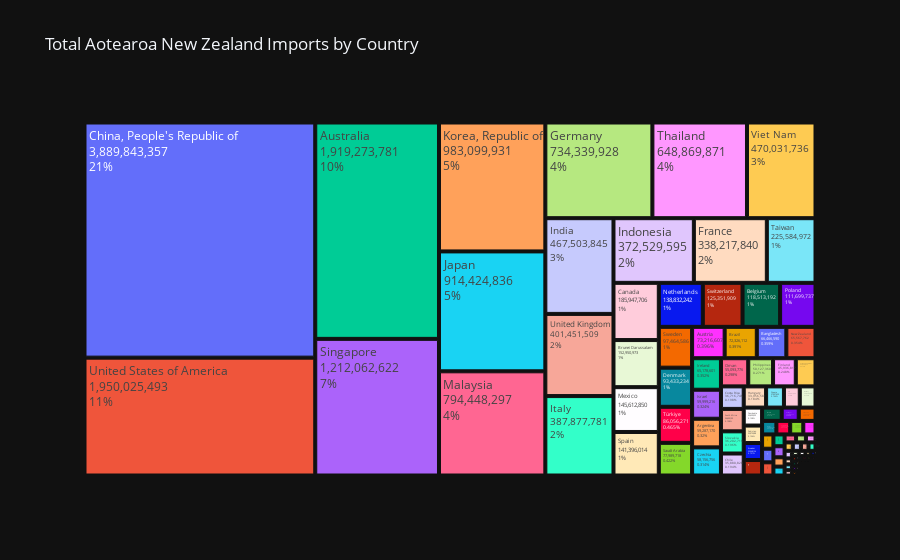

The notebook cell saved with this chart:
### Code cell
# Create tree maps from major trading partners.
# Crate a tree map here.
try:
    fig_tot_imp = px.treemap(
        total_imports,
        path=['country_label'],
        values='value',
        title='Total Aotearoa New Zealand Imports ($, Goods) by Country'
    )
    # Update the trace to display the values inside the blocks
    fig_tot_imp.update_traces(
        textinfo="label+value+percent parent"
    )
    fig_tot_imp.show()
except ValueError as ve:
    print(f"ValueError: {ve}")
    print("Check if the 'value' column contains non-numeric data.")
    print(total_imports['value'].head())

### Figure 1 — Plotly figure (JSON) as saved in the notebook; plotly's stock layout.template omitted (floating-point values rounded to 4 significant figures; data arrays with more than 128 entries replaced by an {"elided": "..."} marker saying what was removed)
{"data": [{"branchvalues": "total", "domain": {"x": [0.0, 1.0], "y": [0.0, 1.0]}, "hovertemplate": "labels=%{label}<br>value=%{value}<br>parent=%{parent}<br>id=%{id}<extra></extra>", "ids": {"elided": "208 str values"}, "labels": {"elided": "208 str values"}, "name": "", "parents": {"elided": "208 str values"}, "values": {"elided": "208 float values"}, "type": "treemap", "textinfo": "label+value+percent parent"}], "layout": {"legend": {"tracegroupgap": 0}, "title": {"text": "Total Aotearoa New Zealand Imports by Country"}}}
